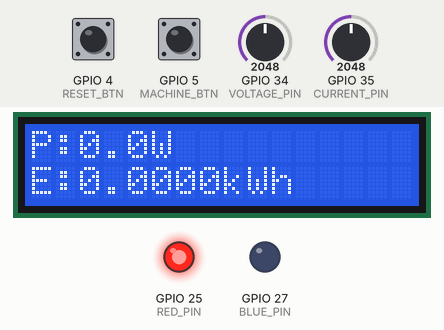
Bench run of a sketch on a simulated ESP32. On the bench: 16×2 character LCD, output pins drawn as LEDs (lit = HIGH). The inputs (shaded band) are chosen by the test bench; at power-on: GPIO 5 (MACHINE_BTN) HIGH, GPIO 34 (VOLTAGE_PIN) = 2048, GPIO 35 (CURRENT_PIN) = 2048, GPIO 4 (RESET_BTN) HIGH. WiFi joins after 1.5 s; servers stay silent unless stated; web services answer with replies made up by the test bench; what the sketch prints to the serial monitor is not drawn.

Above: at 2.7 s.
2.8 s: GPIO 5 (MACHINE_BTN) pulled LOW for 0.65 s
At 3.7 s:
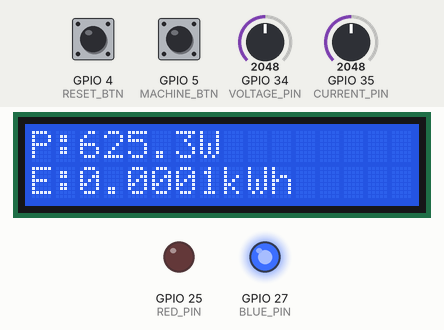
6.4 s: GPIO 34 (VOLTAGE_PIN) set to 491
At 7.4 s:
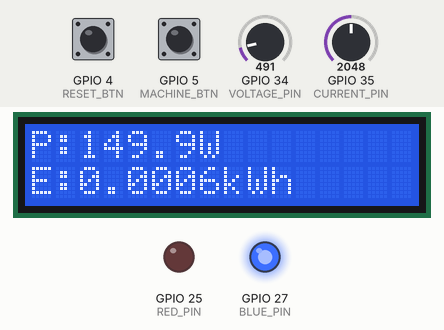
9.5 s: GPIO 35 (CURRENT_PIN) set to 3603
At 10.9 s:
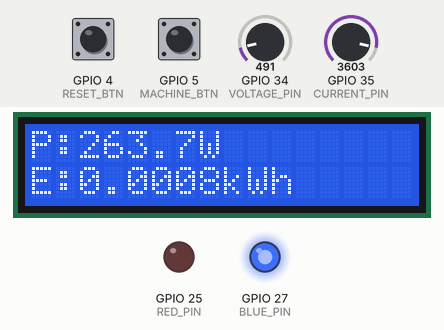
11.6 s: GPIO 34 (VOLTAGE_PIN) set to 0
At 12.1 s:
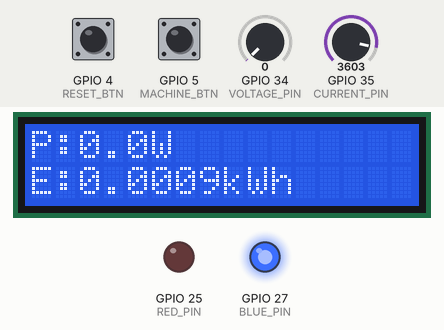
13.2 s: GPIO 4 (RESET_BTN) pulled LOW for 0.65 s
At 14.4 s:
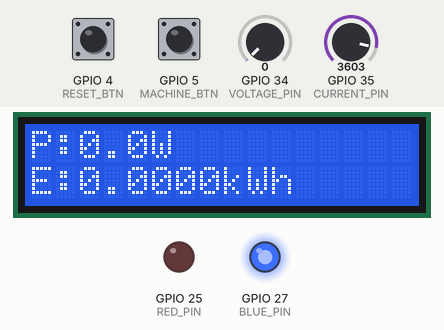
Timing chart, 0 to 16.2 s (numbered marks = the images above; inputs shaded):
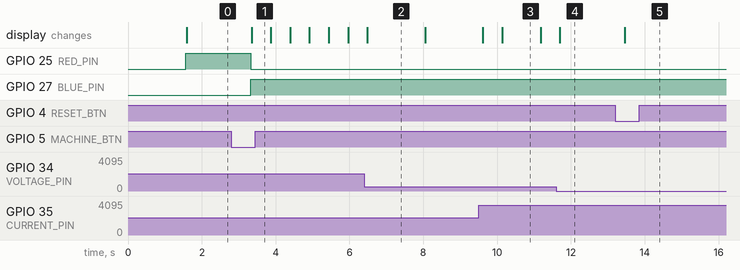

The sketch:

sketch.ino
```cpp
#include <WiFi.h>
#include <HTTPClient.h>
#include <LiquidCrystal_I2C.h>

LiquidCrystal_I2C lcd(0x27, 16, 2);

// WiFi
const char* ssid = "Wokwi-GUEST";
const char* password = "";

// ThingSpeak
String apiKey = "AIzaSyA5lA6svMaLxZjF3oemNTUBjNlq4FsHwTo";
const char* server = "http://api.thingspeak.com/update";

// Pins
#define VOLTAGE_PIN 34
#define CURRENT_PIN 35
#define MACHINE_BTN 5
#define RESET_BTN 4
#define RED_PIN 25
#define BLUE_PIN 27

float voltage = 0;
float currentVal = 0;
float power = 0;
float energy = 0;

bool machineRunning = false;
bool lastMachineState = HIGH;
bool lastResetState = HIGH;

unsigned long previousMillis;
unsigned long lastUploadTime = 0;

void setup() {
  Serial.begin(115200);

  pinMode(MACHINE_BTN, INPUT_PULLUP);
  pinMode(RESET_BTN, INPUT_PULLUP);

  pinMode(RED_PIN, OUTPUT);
  pinMode(BLUE_PIN, OUTPUT);

  lcd.init();
  lcd.backlight();

  WiFi.begin(ssid, password);
  while (WiFi.status() != WL_CONNECTED) {
    delay(500);
    Serial.print(".");
  }
  Serial.println("WiFi Connected!");

  previousMillis = millis();
}

void loop() {

  unsigned long currentMillis = millis();
  float timeDiff = (currentMillis - previousMillis) / 1000.0;
  previousMillis = currentMillis;

  int voltageRaw = analogRead(VOLTAGE_PIN);
  int currentRaw = analogRead(CURRENT_PIN);

  voltage = (voltageRaw / 4095.0) * 250.0;
  currentVal = (currentRaw / 4095.0) * 10.0;

  int machineState = digitalRead(MACHINE_BTN);
  int resetState = digitalRead(RESET_BTN);

  // Toggle machine
  if (machineState == LOW && lastMachineState == HIGH) {
    machineRunning = !machineRunning;
    delay(200);
  }
  lastMachineState = machineState;

  // Reset energy
  if (resetState == LOW && lastResetState == HIGH) {
    energy = 0;
    delay(200);
  }
  lastResetState = resetState;

  if(machineRunning) {
    power = voltage * currentVal;
    energy += power * timeDiff;

    digitalWrite(RED_PIN, LOW);
    digitalWrite(BLUE_PIN, HIGH);
  }
  else {
    power = 0;
    digitalWrite(RED_PIN, HIGH);
    digitalWrite(BLUE_PIN, LOW);
  }

  float energy_kWh = energy / 3600000.0;

  // LCD Display
  lcd.clear();
  lcd.setCursor(0,0);
  lcd.print("P:");
  lcd.print(power,1);
  lcd.print("W");

  lcd.setCursor(0,1);
  lcd.print("E:");
  lcd.print(energy_kWh,4);
  lcd.print("kWh");

  // Upload every 15 seconds (ThingSpeak limit)
  if(millis() - lastUploadTime > 15000) {

    if(WiFi.status() == WL_CONNECTED) {
      HTTPClient http;

      String url = server;
      url += "?api_key=" + apiKey;
      url += "&field1=" + String(voltage);
      url += "&field2=" + String(currentVal);
      url += "&field3=" + String(power);
      url += "&field4=" + String(energy_kWh);

      http.begin(url);
      http.GET();
      http.end();

      Serial.println("Data Sent to ThingSpeak");
    }

    lastUploadTime = millis();
  }

  delay(500);
}
```

Measured:
- after the input at 2.8 s, GPIO 25 (RED_PIN): HIGH → LOW after 0.53 s; GPIO 27 (BLUE_PIN): LOW → HIGH after 0.53 s; the display: changes after 0.55 s (image 1)
- after the input at 9.5 s, the display: first changes after 0.12 s (image 3 shows a later state)
- after the input at 11.6 s, the display: changes after 0.10 s (image 4)
- after the input at 13.2 s, the display: changes after 0.26 s (image 5)
- what the display in image 2 shows lasts 1.5 s, from 6.5 s to 8.0 s
